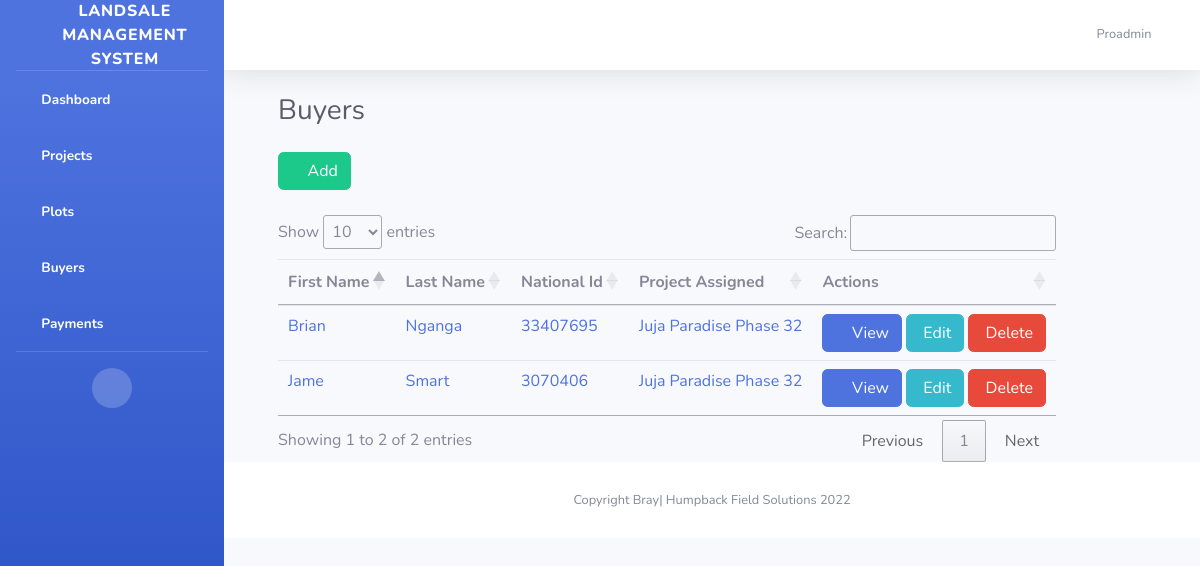
/buyers/ (signed in), run on an earlier commit of the app's database.
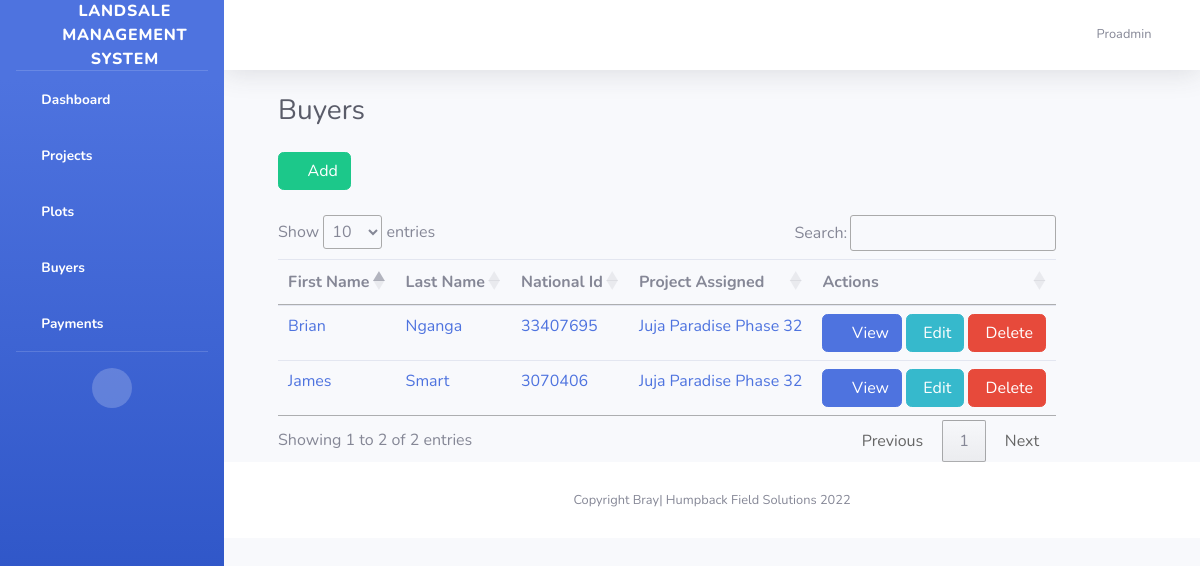
And on a later commit of the database.
### buyers/models.py (models this page shows, shortened)
class BuyerInfo(models.Model):
    GENDER_OPTIONS =(
        ("M","Male"),
        ("F","Female"),
        ("O","Other")
    )
    RESIDENTIAL_OPTIONS = (
        ('R','Resident'),
        ("NR","Non-Resident")
    )
    PAYMENT_CONTRACT = (
        ("Deposit + 3months","Deposit + 3months"),
        ("Deposit + 6months","Deposit + 6months"),
        ("Deposit + 12months","Deposit + 12months"),
        ("Deposit + 24months","Deposit + 24months"),
        ("OT","OT")
    )
    first_name = models.CharField(max_length=255, null=True)
    middle_name = models.CharField(max_length=255, null=True)
    last_name = models.CharField(max_length=255, null=True)
    gender = models.CharField(max_length=1, choices=GENDER_OPTIONS, null=True)
    residential_status = models.CharField(max_length=2, choices=RESIDENTIAL_OPTIONS, null=True)
    current_address = models.CharField(max_length=100, null=True)
    national_id = models.CharField(max_length=10, unique=True, null=True)
    date_of_birth = models.DateField(null=True)
    kra_pin = models.CharField(max_length=11, unique=True, null=True)
    passport_photo = models.ImageField(blank=True, null=True)
    buyer_personal_number = models.CharField(max_length=50, null=True)
    buyers_email = models.EmailField(unique=True, null=True)
    mobile_phone = models.CharField(max_length=15, null=True)
    date_of_registration = models.DateField(null=True)
    project_assigned = models.ForeignKey(Plot, on_delete=models.CASCADE)
    plot_booked = models.OneToOneField(Plot_Number, on_delete=models.CASCADE)
    contract_type = models.CharField(choices=PAYMENT_CONTRACT, max_length=100, null=True)
    deposit_amount = models.IntegerField(null=True)
    balance_amount = models.IntegerField( null=True)
    registeredBy = models.CharField(max_length=15, null=True)

### plots/models.py (models this page shows)
class Plot(models.Model):
    projectName=models.CharField(max_length=100)
    slug = models.SlugField(unique=True, blank=True, null=True)
    seller=models.CharField(max_length=100)
    location=models.CharField(max_length=100)
    description=models.TextField()
    nearbyAmenities=models.TextField()
    availableUnits=models.IntegerField(null=True)
    plotsize=models.CharField(max_length=30,choices=plotsize_choices,default="")
    images=models.FileField(upload_to='plots/projectimages/')
    sellingprice=models.IntegerField(null=True)
    discountprice=models.IntegerField(null=True)
    deposit=models.IntegerField(null=True)
    def __str__(self):
        return self.projectName

### buyers/views.py (the view)
# urls.py: path('', include('buyers.urls')),
@login_required(login_url='/accounts/login/')
def buyers(request):
    buyers = BuyerInfo.objects.all()
    if request.method == 'POST':
        form = BuyersForm(request.POST)
        if form.is_valid():
            form.save()
            messages.success(request, "Buyer added booking successfuly initiated")
        else:
            messages.error(request, "Error adding buyer")
    else:
        form = BuyersForm()
    return render(request, 'buyers/buyers.html', {'buyers':buyers,'buyers_form': form})

### templates/buyers/buyers.html (shortened to what this page needs)
{% extends 'base2.html' %}
{% load static %}
{% block content %}
{% load crispy_forms_tags %}
<div class="container-fluid">
    <div class="d-sm-flex align-items-center justify-content-between mb-4">
        <h1 class="h3 mb-0 text-gray-800" style="margin-left:30px">Buyers</h1>
    </div>
    <div class="row" style="margin-left:30px">
        <section class="panel">
            <header class="panel-heading" style="margin-bottom:5px">
                <a href="{% url 'buyers:new_buyer' %}" style="color:white; margin-bottom:20px" class="btn btn-success btn-xs"><i class="fa fa-plus"></i> Add </a>
            </header>
            <table class="table table-hover p-table responsive" width="100%" id="buyers">
                <thead>
                <tr>
                    <th>First Name</th>
                    <th>Last Name</th>
                    <th>National Id</th>
                    <th>Project Assigned</th>
                    <th>Actions</th>
                </tr>
                </thead>
                <tbody>
                {% for buyer in buyers %}
                <tr>
                    <td class="p-name">
                        <a href="{{ buyer.id }}">{{buyer.first_name}}</a>
                    </td>
                    <td class="p-name">
                        <a href="{{ buyer.id }}">{{buyer.last_name}}</a>
                    </td>
                    <td class="p-name">
                        <a href="{{ buyer.id }}">{{buyer.national_id}}</a>
                    </td>
                    <td class="p-name">
                        <a href="{{ buyer.id }}">{{buyer.project_assigned}}</a>
                    </td>
                    <td>
                        <a href="{{ buyer.id }}" class="btn btn-primary btn-xs"><i
                                class="fa fa-folder"></i> View
                        </a>
                        <a href="{{ buyer.id }}/edit" class="btn btn-info btn-xs"> Edit </a>
                        <a role="button" href="{{ buyer.id }}/delete/" style="color:white" class="btn btn-danger btn-xs"> Delete </a>
                    </td>
                    {% empty %}
                    <td class="p-name">
                        <a>You haven't added any buyers yet</a>
                    </td>
                </tr>
                {% endfor %}
                </tbody>
            </table>
        </section>
    </div>
</div>
{% endblock %}

What changed in the data, as far as the page shows it:
changed BuyerInfo "Smart": first_name "Jame" → "James"
